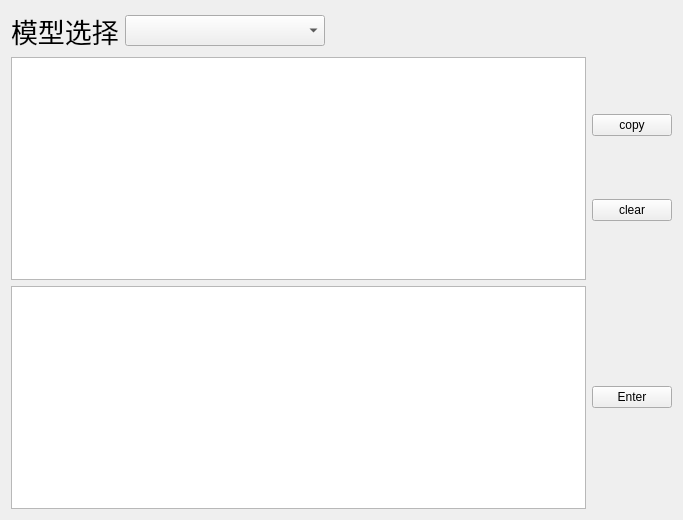
<?xml version="1.0" encoding="UTF-8"?>
<ui version="4.0">
 <class>Form</class>
 <widget class="QWidget" name="Form">
  <property name="geometry">
   <rect>
    <x>0</x>
    <y>0</y>
    <width>683</width>
    <height>520</height>
   </rect>
  </property>
  <property name="windowTitle">
   <string>Form</string>
  </property>
  <layout class="QVBoxLayout" name="verticalLayout_2">
   <item>
    <layout class="QHBoxLayout" name="horizontalLayout_2">
     <item>
      <widget class="QLabel" name="llm_lable_select">
       <property name="font">
        <font>
         <pointsize>20</pointsize>
        </font>
       </property>
       <property name="text">
        <string>模型选择</string>
       </property>
      </widget>
     </item>
     <item>
      <widget class="QComboBox" name="llm_comboBox">
       <property name="minimumSize">
        <size>
         <width>200</width>
         <height>20</height>
        </size>
       </property>
       <property name="font">
        <font>
         <pointsize>14</pointsize>
        </font>
       </property>
      </widget>
     </item>
     <item>
      <spacer name="horizontalSpacer">
       <property name="orientation">
        <enum>Qt::Orientation::Horizontal</enum>
       </property>
       <property name="sizeHint" stdset="0">
        <size>
         <width>40</width>
         <height>20</height>
        </size>
       </property>
      </spacer>
     </item>
    </layout>
   </item>
   <item>
    <layout class="QHBoxLayout" name="horizontalLayout_3">
     <item>
      <widget class="QTextEdit" name="llm_msg_output">
       <property name="readOnly">
        <bool>true</bool>
       </property>
      </widget>
     </item>
     <item>
      <layout class="QVBoxLayout" name="verticalLayout">
       <item>
        <widget class="QPushButton" name="copy_btn">
         <property name="text">
          <string>copy</string>
         </property>
        </widget>
       </item>
       <item>
        <widget class="QPushButton" name="clear_btn">
         <property name="text">
          <string>clear</string>
         </property>
        </widget>
       </item>
      </layout>
     </item>
    </layout>
   </item>
   <item>
    <layout class="QHBoxLayout" name="horizontalLayout">
     <item>
      <widget class="QPlainTextEdit" name="user_input_edit">
       <property name="plainText">
        <string/>
       </property>
      </widget>
     </item>
     <item>
      <widget class="QPushButton" name="enter_btn">
       <property name="text">
        <string>Enter</string>
       </property>
      </widget>
     </item>
    </layout>
   </item>
  </layout>
 </widget>
 <resources/>
 <connections/>
</ui>
